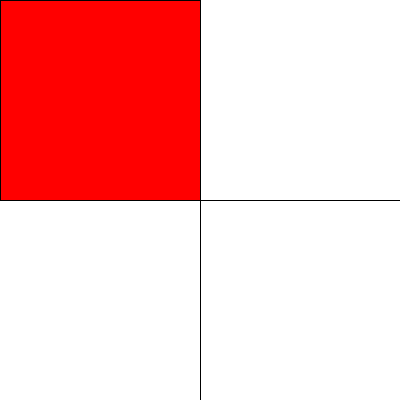
Frame 1 (no input)
Frame 60 (the mouse pressed at the canvas centre just before this capture): identical to frame 1, image omitted
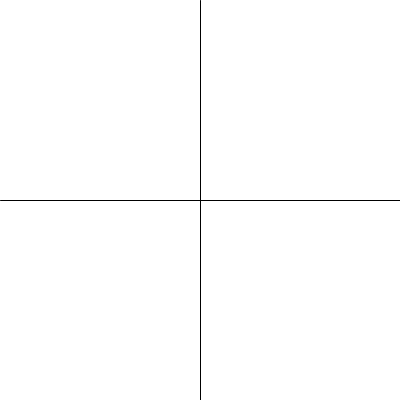
Frame 120 (the mouse held since frame 60 and released just before this capture)

The Processing sketch that drew these frames (run headless with seeded random() and noise(); from frame 60 on, the mouse is pressed at the canvas centre):

// Processing sketch: processing_49064
// ── processing_49064.pde


int w;
int h;



void setup () {
  size (400, 400);
  background (255, 255, 255);
  w = width/2;
  h = height/2;
}

void draw () {
  background (255, 255, 255);
  line (200, 0, 200, 400);
  line (400, 200, 0, 200);

  if ((mouseX < width/2) && (mouseY < height/2 )) {
    fill (255, 0, 0);
    rect (0, 0, w, h);
    
  } else if ((mouseX < width/2) && (mouseY > height/2)) {
    fill (0,255,0);
    rect (0,width/2,w,h);
    
  } else if ((mouseX > width/2) && (mouseY < height/2)) {
    fill (0,0,255);
    rect (width/2,0,w,h);
    
  } else if ((mouseX > width/2) && (mouseY > height/2)) {
    fill (255,255,0);
    rect (width/2,height/2,w,h);
    
    
  }
  
  
}
